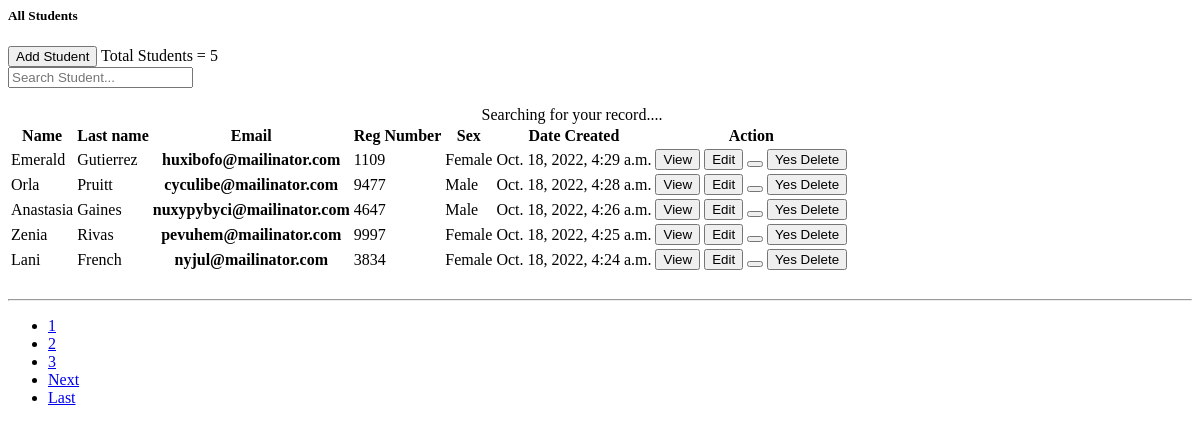
/students/, run on an earlier commit of the app's database.
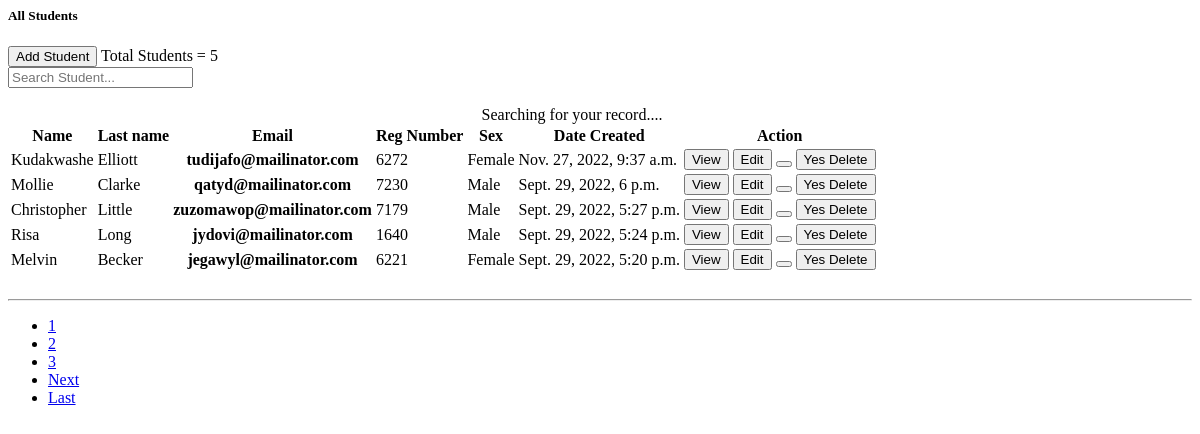
And on a later commit of the database.
### main/models.py (models this page shows, shortened)
class students(models.Model):
    sex_choices =(
        ('Male','Male'),
        ('Female','Female')
    )
    student_firstname = models.CharField(max_length=20)
    student_lastname = models.CharField(max_length=20)
    student_email = models.EmailField(max_length=255,unique=True)
    student_regnumber = models.CharField(max_length=20,default=random_reg_number)
    student_sex = models.CharField(max_length=6,choices=sex_choices,default=sex_choices)
    date_created = models.DateTimeField(default=datetime.today)
    class Meta:
    		ordering = ['-date_created']

### main/views.py (the view)
# urls.py: path('students/',ListStudents.as_view(),name="student-list"),
class ListStudents(ListView):
    model = students
    template_name = "main/students.html"
    paginate_by = 5
    context_object_name = 'students'

### main/templates/main/students.html (shortened to what the changed rows need)
  <div class="row">
    <div class="col-lg-12">
      <div class="card">
        <div class="card-body">
<br/>
          <div class="table-responsive" id="results" >
            {% if students %}
           <table class="table table-striped">
              <thead>
                <tr>
                  <th scope="col">Name </th>
                  <th scope="col">Last name</th>
                  <th scope="col">Email</th>
                  <th scope="col">Reg Number</th>
                  <th scope="col">Sex</th>
                  <th scope="col">Date Created</th>
                  <th>Action</th>
                </tr>
              </thead>
              <tbody>
                {% for student in students %}
                <tr>
                  <td >{{ student.student_firstname }}</td>
                  <td >{{ student.student_lastname }}</td>
                    <th >{{ student.student_email }}</td>
                  <td >{{ student.student_regnumber }}</td>
                  <td >{{ student.student_sex }}</td>
                  <td >{{ student.date_created }}</td>
                      <td>
                          <div x-data="{ open: false }">
                        <button
                        x-show="!open"
                        hx-get="{% url 'student-detail' student.id %}"
                        hx-swap='innerHTML'
                        hx-target="#cover"
                        class="btn btn-info">
                        View
                          </button>
                          <button
                          x-show="!open"
                          hx-get="{% url 'update-student' student.id %}"
                          hx-swap='innerHTML'
                          hx-target="#cover"
                          class="btn btn-primary">Edit</button>
                          <button
                           x-on:click="open = !open"
                           x-text="open ? 'Cancel' :'Delete' "
                           x-bind:class="open ? 'btn btn-warning' : 'btn btn-danger' ">
                           </button>
                            <button
                            x-show="open"
                            hx-delete="{% url 'delete-student' student.id %}"
                            hx-target="#student-list"
                            class="btn btn-danger">
                            Yes Delete</button>
                          </div>
                      </td>
                </tr>
                {% endfor %}
              </tbody>
            </table>
            {% else %}
            <div  class="alert alert-warning" role="alert">
               <center> No Results</center>
            </div>
           {% endif %}
            <br>
            <nav aria-label="Page navigation example">
              <ul class="pagination justify-content-center">
          {% if is_paginated %}
                {%  for num in page_obj.paginator.page_range  %}
                  {% if page_obj.number == num %}
                  <li class="page-item disabled">  <a class="btn btn-outline-info mb-4"  href="?page={{ num }}">{{ num }} </a></li>
                  {% elif num > page_obj.number|add:'-3' and num < page_obj.number|add:'3' %}
                      <li class="page-item disabled"> <a class="btn btn-outline-info mb-4"  href="?page={{ num }}">{{ num }} </a></li>
                   {% endif %}
                  {% endfor%}
                {% endif %}
            </ul>
          </nav>
        </div>
        </div>
      </div>
    </div>
    </div>

What changed in the data, as far as the page shows it:
removed students: student_firstname "Emerald", student_lastname "Gutierrez", student_email "huxibofo@mailinator.com", student_regnumber "1109", student_sex "Female", date_created "Oct. 18, 2022, 4:29 a.m."
removed students: student_firstname "Orla", student_lastname "Pruitt", student_email "cyculibe@mailinator.com", student_regnumber "9477", student_sex "Male", date_created "Oct. 18, 2022, 4:28 a.m."
removed students: student_firstname "Anastasia", student_lastname "Gaines", student_email "nuxypybyci@mailinator.com", student_regnumber "4647", student_sex "Male", date_created "Oct. 18, 2022, 4:26 a.m."
removed students: student_firstname "Zenia", student_lastname "Rivas", student_email "pevuhem@mailinator.com", student_regnumber "9997", student_sex "Female", date_created "Oct. 18, 2022, 4:25 a.m."
removed students: student_firstname "Lani", student_lastname "French", student_email "nyjul@mailinator.com", student_regnumber "3834", student_sex "Female", date_created "Oct. 18, 2022, 4:24 a.m."
added students: student_firstname "Kudakwashe", student_lastname "Elliott", student_email "tudijafo@mailinator.com", student_regnumber "6272", student_sex "Female", date_created "Nov. 27, 2022, 9:37 a.m."
now on this page (row unchanged): students: student_firstname "Mollie", student_lastname "Clarke", student_email "qatyd@mailinator.com", student_regnumber "7230", student_sex "Male", date_created "Sept. 29, 2022, 6 p.m."
now on this page (row unchanged): students: student_firstname "Christopher", student_lastname "Little", student_email "zuzomawop@mailinator.com", student_regnumber "7179", student_sex "Male", date_created "Sept. 29, 2022, 5:27 p.m."
now on this page (row unchanged): students: student_firstname "Risa", student_lastname "Long", student_email "jydovi@mailinator.com", student_regnumber "1640", student_sex "Male", date_created "Sept. 29, 2022, 5:24 p.m."
now on this page (row unchanged): students: student_firstname "Melvin", student_lastname "Becker", student_email "jegawyl@mailinator.com", student_regnumber "6221", student_sex "Female", date_created "Sept. 29, 2022, 5:20 p.m."
